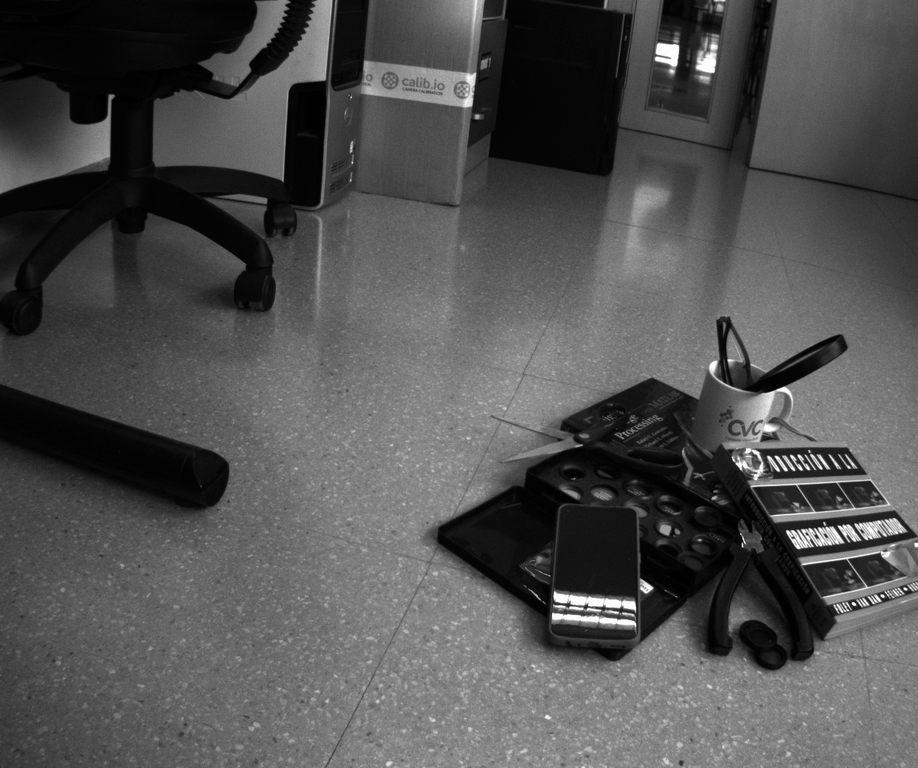
#> input picture data/video4-frame1/00001_000.png, 918 x 768 px, shrunk from 1224 x 1024 before the run; the run also reads 1 picture not shown here
$ python dolp.py
#> lines starting #> are read from the running program, lines starting #| are printed output that depends on the picture
import cv2
import matplotlib.pyplot as plt
import numpy as np

I0 = cv2.imread("../../data/video4-frame1/00001_000.png")[:, :, 0].astype(np.float32) / 255
#> I0: shape (768, 918) float32; min 0, max 1, mean 0.317
I45 = cv2.imread("../../data/video4-frame1/00001_045.png")[:, :, 0].astype(np.float32) / 255
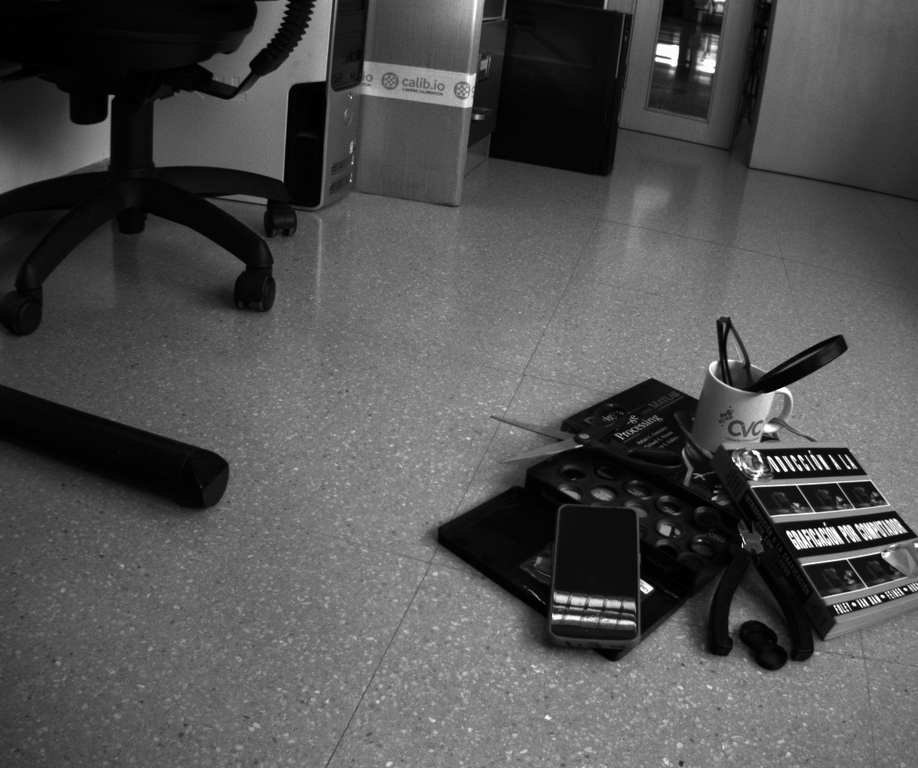
#> input picture data/video4-frame1/00001_045.png, 918 x 768 px, shrunk from 1224 x 1024 before the run
#> I45: shape (768, 918) float32; min 0, max 1, mean 0.318
I90 = cv2.imread("../../data/video4-frame1/00001_090.png")[:, :, 0].astype(np.float32) / 255
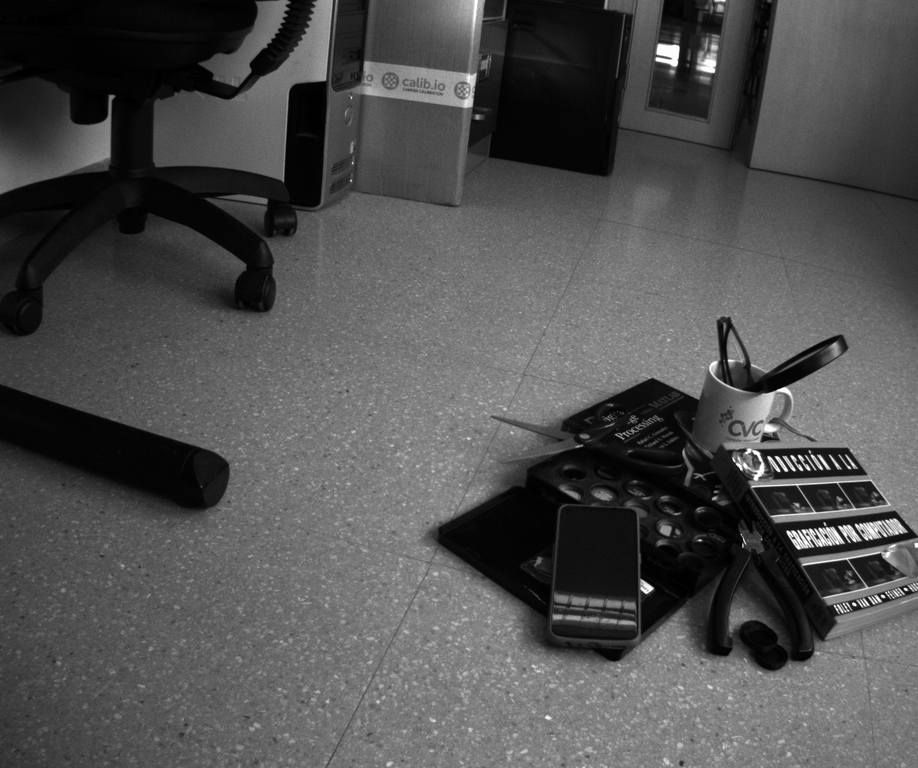
#> input picture data/video4-frame1/00001_090.png, 918 x 768 px, shrunk from 1224 x 1024 before the run
#> I90: shape (768, 918) float32; min 0, max 1, mean 0.313
I135 = cv2.imread("../../data/video4-frame1/00001_135.png")[:, :, 0].astype(np.float32) / 255
#> I135: shape (768, 918) float32; min 0, max 1, mean 0.328

S0 = (I0 + I45 + I90 + I135) / 2
S1 = (I0 - I90)
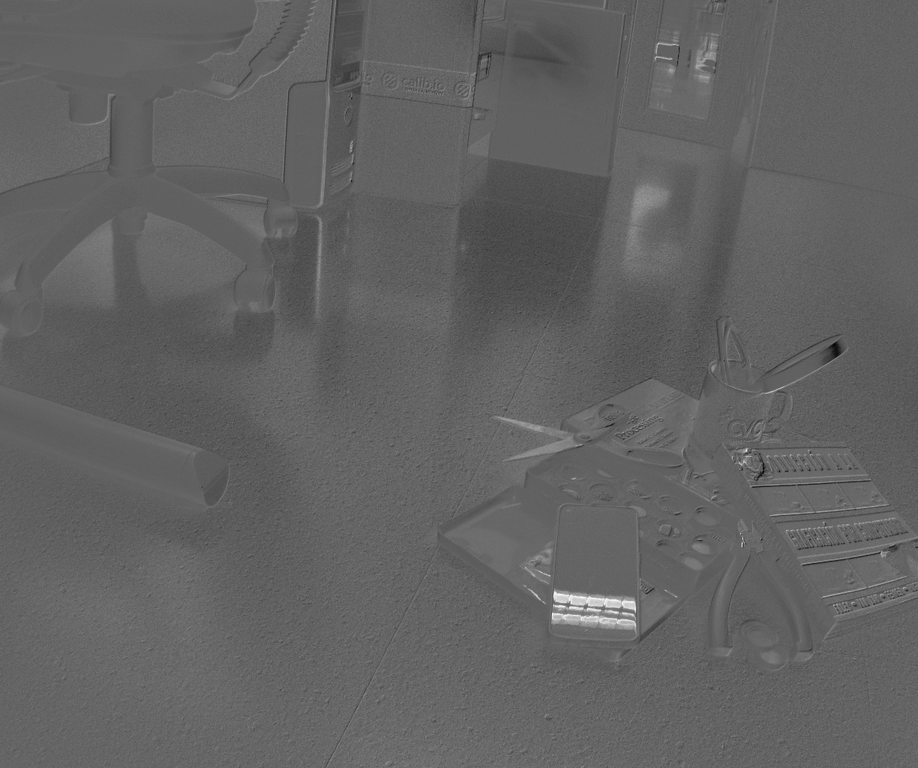
#> S1: shape (768, 918) float32; min -0.443, max 0.718, mean 0.00445; drawn with min black and max white
S2 = (I45 - I135)
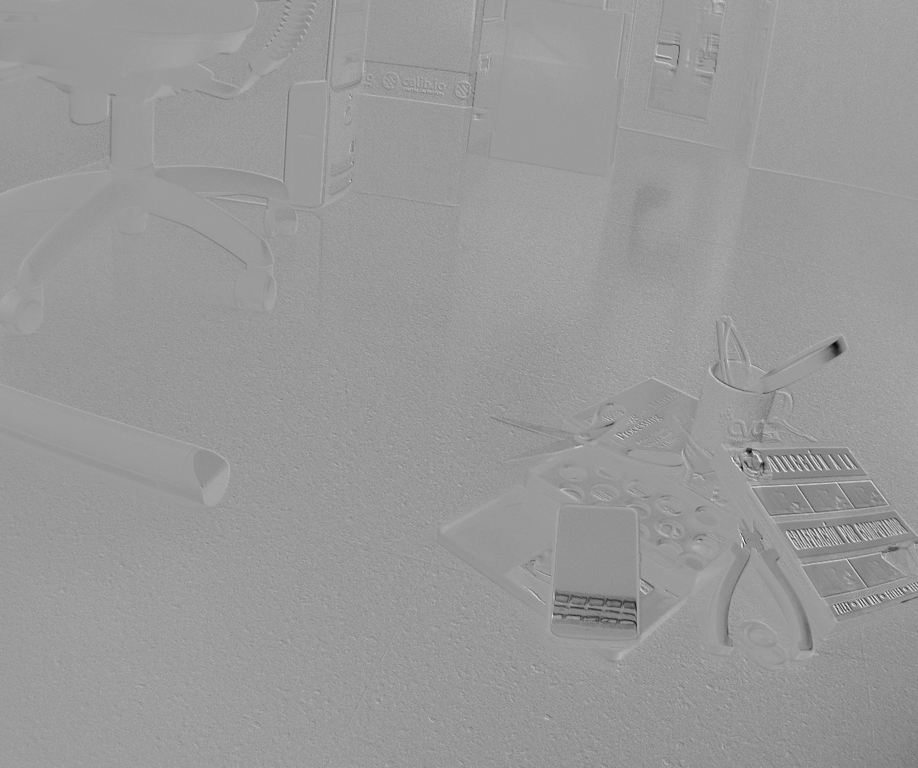
#> S2: shape (768, 918) float32; min -0.741, max 0.475, mean -0.01; drawn with min black and max white

DoLP = np.sqrt(S1 ** 2 + S2 ** 2) / S0
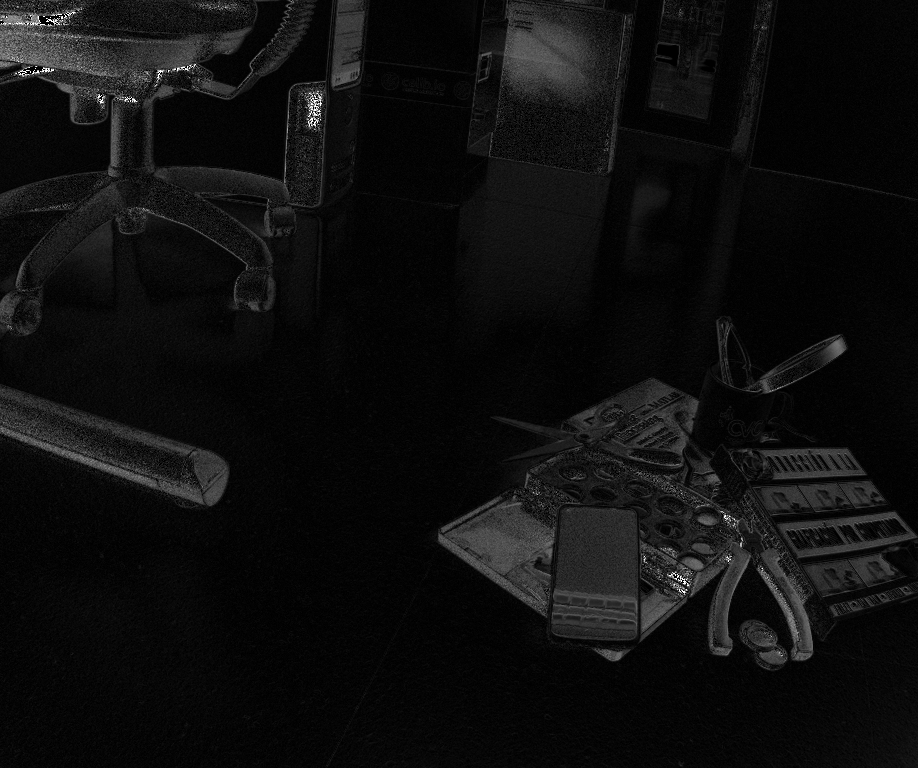
#> DoLP: shape (768, 918) float32; 0.05% of the values are NaN or infinite; the others: min 0, max 2, mean 0.116; drawn with min black, max white, NaN and infinite black

plt.imshow(DoLP, cmap='gray')
plt.show()

print()
